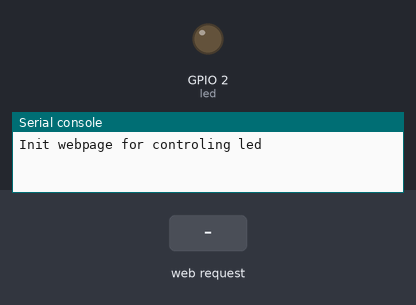
A program run on a simulated ESP32 board running MicroPython. On the bench: output pins drawn as LEDs (lit = HIGH), the last lines printed to the serial console. The test bench sets the inputs (shaded band).

Above: at 1.2 s.
1.3 s: HTTP request GET /?led=on received
At 1.9 s:
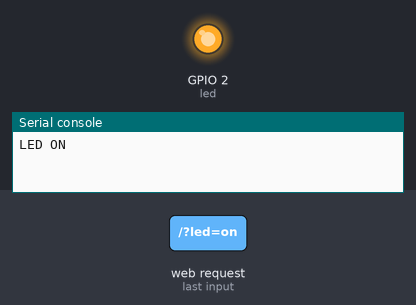
2.8 s: HTTP request GET /?led=off received
At 4.2 s:
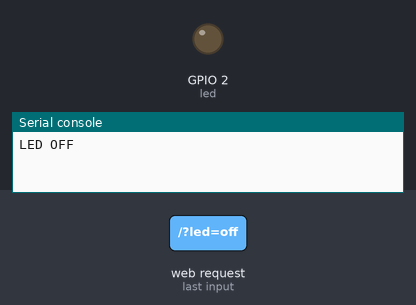
Timing chart, 0 to 5.8 s (numbered marks = the images above; inputs shaded):
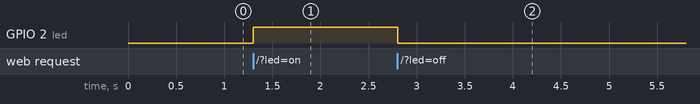

The program:

Control_ligh_by_webpage.py
```python
from machine import Pin
from time import sleep
try:
    import usocket as socket
except:
    import socket
import network

#  import email
#import pprint
#from io import StringIO

led = Pin(2, Pin.OUT)

def web_page():
  html = """<html>
    <head><meta name="viewport" content="width=device-width, initial-scale=1"></head>
    <body>
    <h1>ESP Web Server, use the button below to control the led ligh connected to GPIO2</h1>
      <a href=\"?led=on\"><button>ON</button></a>&nbsp;
      <a href=\"?led=off\"><button>OFF</button></a></body>
    </html>"""
  return html

#def parse_http_header(httprequest):
    # pop the first line so we only process headers
#    _, headers = httprequest.split('\r\n', 1)

    # construct a message from the request string
#    message = email.message_from_file(StringIO(headers))

    # construct a dictionary containing the headers
#    headers = dict(message.items())

#    url = headers['Referer']
#    print ("URL:", url)
#    return url

s = socket.socket(socket.AF_INET, socket.SOCK_STREAM)
s.bind(('', 80)) #listning on local IP address on Port 80
s.listen(5) #five parallel connection
print ("Init webpage for controling led")
while True:
  try:
    conn, addr = s.accept()
    conn.settimeout(3.0)
    print('Got a connection from %s' % str(addr))
    request = conn.recv(1024)
    conn.settimeout(None)

    request = str(request)
    print('HTTP Request = %s' % request)
    #url = parse_http_header(request)
    #print ("URL:", url)

    led_on = request.find('/?led=on')
    led_off = request.find('/?led=off')

    if led_on == 6:
      print('LED ON')
      led.value(1)
    if led_off == 6:
      print('LED OFF')
      led.value(0)
    response = web_page()
    conn.send('HTTP/1.1 200 OK\n')
    conn.send('Content-Type: text/html\n')
    conn.send('Connection: close\n\n')
    conn.sendall(response)
    conn.close()
  except OSError as e:
    conn.close()
    print('Connection closed')
```

Measured:
- after the input at 1.3 s, GPIO 2 (led): LOW → HIGH at once
- after the input at 2.8 s, GPIO 2 (led): HIGH → LOW at once
